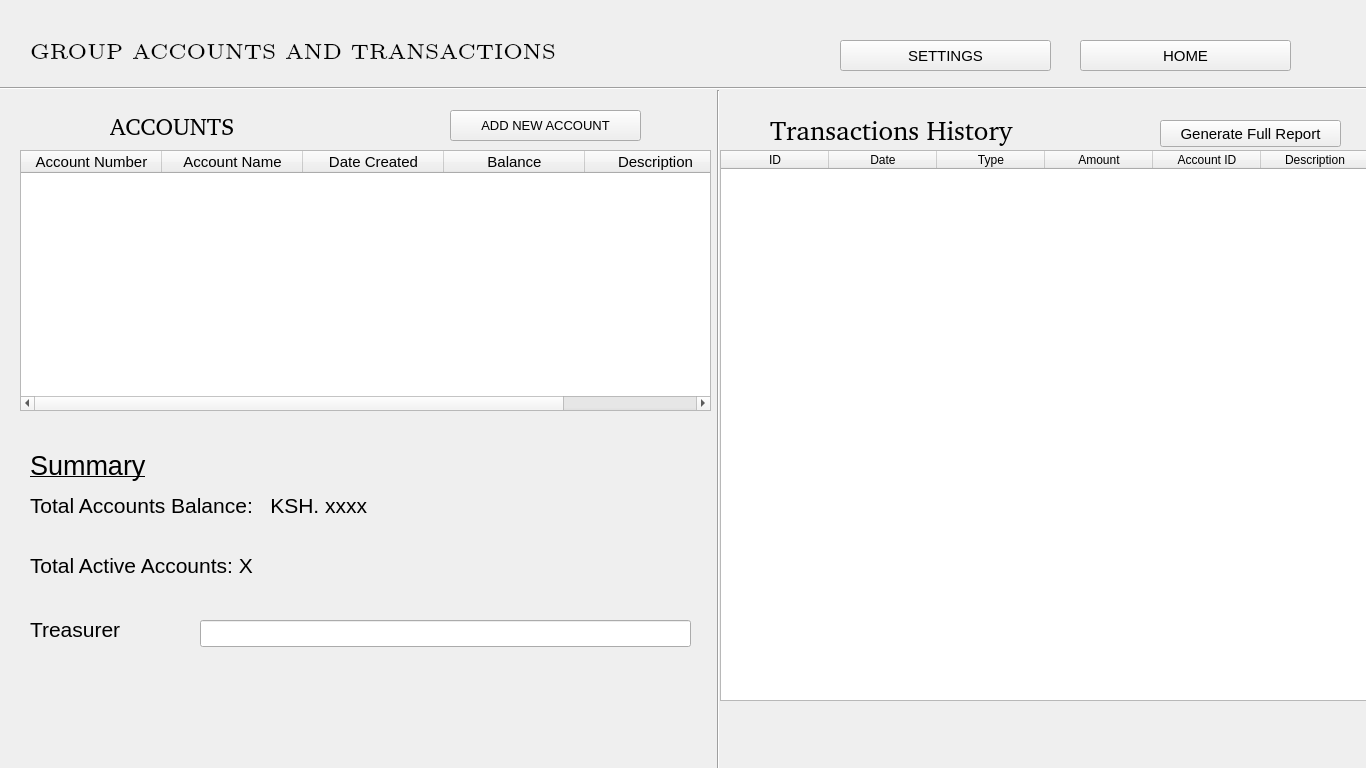
<?xml version="1.0" encoding="UTF-8"?>
<ui version="4.0">
 <class>Form</class>
 <widget class="QWidget" name="Form">
  <property name="geometry">
   <rect>
    <x>0</x>
    <y>0</y>
    <width>1366</width>
    <height>768</height>
   </rect>
  </property>
  <property name="font">
   <font>
    <pointsize>11</pointsize>
    <underline>false</underline>
   </font>
  </property>
  <property name="windowTitle">
   <string>Group Accounts</string>
  </property>
  <widget class="QLabel" name="label">
   <property name="geometry">
    <rect>
     <x>30</x>
     <y>20</y>
     <width>531</width>
     <height>61</height>
    </rect>
   </property>
   <property name="font">
    <font>
     <family>LM Roman 6</family>
     <pointsize>16</pointsize>
     <underline>false</underline>
    </font>
   </property>
   <property name="text">
    <string>GROUP ACCOUNTS AND TRANSACTIONS</string>
   </property>
  </widget>
  <widget class="QPushButton" name="pushButton">
   <property name="geometry">
    <rect>
     <x>840</x>
     <y>40</y>
     <width>211</width>
     <height>31</height>
    </rect>
   </property>
   <property name="text">
    <string>SETTINGS</string>
   </property>
  </widget>
  <widget class="QPushButton" name="home_btn">
   <property name="geometry">
    <rect>
     <x>1080</x>
     <y>40</y>
     <width>211</width>
     <height>31</height>
    </rect>
   </property>
   <property name="text">
    <string>HOME</string>
   </property>
  </widget>
  <widget class="Line" name="line">
   <property name="geometry">
    <rect>
     <x>0</x>
     <y>80</y>
     <width>1371</width>
     <height>16</height>
    </rect>
   </property>
   <property name="orientation">
    <enum>Qt::Horizontal</enum>
   </property>
  </widget>
  <widget class="QLabel" name="label_2">
   <property name="geometry">
    <rect>
     <x>110</x>
     <y>110</y>
     <width>141</width>
     <height>31</height>
    </rect>
   </property>
   <property name="font">
    <font>
     <family>Bitstream Charter</family>
     <pointsize>18</pointsize>
     <underline>false</underline>
    </font>
   </property>
   <property name="text">
    <string>ACCOUNTS</string>
   </property>
  </widget>
  <widget class="QPushButton" name="add_new_acc_btn">
   <property name="geometry">
    <rect>
     <x>450</x>
     <y>110</y>
     <width>191</width>
     <height>31</height>
    </rect>
   </property>
   <property name="font">
    <font>
     <pointsize>10</pointsize>
     <underline>false</underline>
    </font>
   </property>
   <property name="text">
    <string>ADD NEW ACCOUNT</string>
   </property>
  </widget>
  <widget class="QTableWidget" name="tableWidget">
   <property name="geometry">
    <rect>
     <x>20</x>
     <y>150</y>
     <width>691</width>
     <height>261</height>
    </rect>
   </property>
   <property name="font">
    <font>
     <pointsize>11</pointsize>
     <weight>50</weight>
     <bold>false</bold>
     <underline>false</underline>
    </font>
   </property>
   <attribute name="horizontalHeaderDefaultSectionSize">
    <number>141</number>
   </attribute>
   <column>
    <property name="text">
     <string>Account Number</string>
    </property>
   </column>
   <column>
    <property name="text">
     <string>Account Name</string>
    </property>
   </column>
   <column>
    <property name="text">
     <string>Date Created</string>
    </property>
   </column>
   <column>
    <property name="text">
     <string>Balance</string>
    </property>
   </column>
   <column>
    <property name="text">
     <string>Description</string>
    </property>
   </column>
  </widget>
  <widget class="Line" name="line_2">
   <property name="geometry">
    <rect>
     <x>710</x>
     <y>90</y>
     <width>16</width>
     <height>681</height>
    </rect>
   </property>
   <property name="orientation">
    <enum>Qt::Vertical</enum>
   </property>
  </widget>
  <widget class="QLabel" name="label_3">
   <property name="geometry">
    <rect>
     <x>770</x>
     <y>110</y>
     <width>261</width>
     <height>41</height>
    </rect>
   </property>
   <property name="font">
    <font>
     <family>Bitstream Charter</family>
     <pointsize>20</pointsize>
     <underline>false</underline>
    </font>
   </property>
   <property name="text">
    <string>Transactions History</string>
   </property>
  </widget>
  <widget class="QPushButton" name="pushButton_4">
   <property name="geometry">
    <rect>
     <x>1160</x>
     <y>120</y>
     <width>181</width>
     <height>27</height>
    </rect>
   </property>
   <property name="font">
    <font>
     <pointsize>11</pointsize>
     <underline>false</underline>
    </font>
   </property>
   <property name="text">
    <string>Generate Full Report</string>
   </property>
  </widget>
  <widget class="QTableWidget" name="tableWidget_2">
   <property name="geometry">
    <rect>
     <x>720</x>
     <y>150</y>
     <width>651</width>
     <height>551</height>
    </rect>
   </property>
   <property name="font">
    <font>
     <pointsize>9</pointsize>
     <underline>false</underline>
    </font>
   </property>
   <attribute name="horizontalHeaderDefaultSectionSize">
    <number>108</number>
   </attribute>
   <column>
    <property name="text">
     <string>ID</string>
    </property>
   </column>
   <column>
    <property name="text">
     <string>Date</string>
    </property>
   </column>
   <column>
    <property name="text">
     <string>Type</string>
    </property>
   </column>
   <column>
    <property name="text">
     <string>Amount</string>
    </property>
   </column>
   <column>
    <property name="text">
     <string>Account ID</string>
    </property>
   </column>
   <column>
    <property name="text">
     <string>Description</string>
    </property>
   </column>
  </widget>
  <widget class="QLabel" name="label_4">
   <property name="geometry">
    <rect>
     <x>30</x>
     <y>450</y>
     <width>131</width>
     <height>31</height>
    </rect>
   </property>
   <property name="font">
    <font>
     <pointsize>20</pointsize>
     <underline>true</underline>
    </font>
   </property>
   <property name="text">
    <string>Summary</string>
   </property>
  </widget>
  <widget class="QLabel" name="total_accs">
   <property name="geometry">
    <rect>
     <x>30</x>
     <y>490</y>
     <width>641</width>
     <height>31</height>
    </rect>
   </property>
   <property name="font">
    <font>
     <pointsize>16</pointsize>
     <underline>false</underline>
    </font>
   </property>
   <property name="text">
    <string>Total Accounts Balance:   KSH. xxxx</string>
   </property>
  </widget>
  <widget class="QLabel" name="total_active">
   <property name="geometry">
    <rect>
     <x>30</x>
     <y>550</y>
     <width>641</width>
     <height>31</height>
    </rect>
   </property>
   <property name="font">
    <font>
     <pointsize>16</pointsize>
     <underline>false</underline>
    </font>
   </property>
   <property name="text">
    <string>Total Active Accounts: X</string>
   </property>
  </widget>
  <widget class="QLabel" name="label_7">
   <property name="geometry">
    <rect>
     <x>30</x>
     <y>620</y>
     <width>141</width>
     <height>19</height>
    </rect>
   </property>
   <property name="font">
    <font>
     <pointsize>16</pointsize>
     <underline>false</underline>
    </font>
   </property>
   <property name="text">
    <string>Treasurer</string>
   </property>
  </widget>
  <widget class="QLineEdit" name="tresh_edit">
   <property name="geometry">
    <rect>
     <x>200</x>
     <y>620</y>
     <width>491</width>
     <height>27</height>
    </rect>
   </property>
  </widget>
 </widget>
 <resources/>
 <connections/>
</ui>
